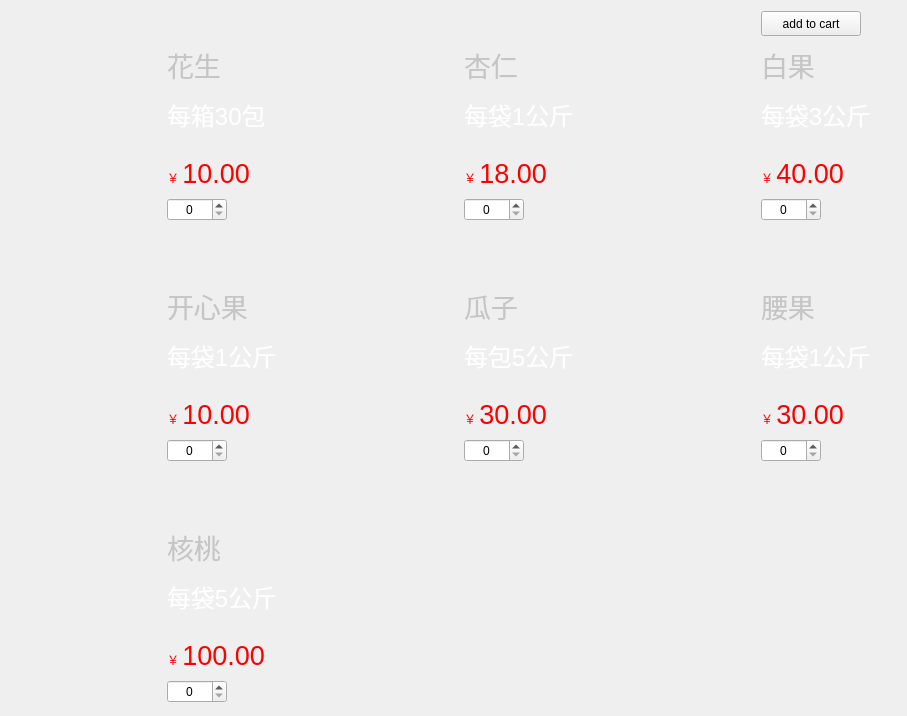
                         <widget class="QWidget" name="scrollAreaWidgetContents_12">
                          <property name="geometry">
                           <rect>
                            <x>0</x>
                            <y>0</y>
                            <width>903</width>
                            <height>716</height>
                           </rect>
                          </property>
                          <layout class="QGridLayout" name="gridLayout_14">
                           <item row="4" column="4">
                            <widget class="QLabel" name="label_202">
                             <property name="minimumSize">
                              <size>
                               <width>150</width>
                               <height>150</height>
                              </size>
                             </property>
                             <property name="maximumSize">
                              <size>
                               <width>150</width>
                               <height>150</height>
                              </size>
                             </property>
                             <property name="text">
                              <string/>
                             </property>
                             <property name="pixmap">
                              <pixmap resource="resources.qrc">:/images/images/images/70_腰果.png</pixmap>
                             </property>
                            </widget>
                           </item>
                           <item row="5" column="1">
                            <widget class="QSpinBox" name="spinkxg">
                             <property name="maximumSize">
                              <size>
                               <width>60</width>
                               <height>16777215</height>
                              </size>
                             </property>
                             <property name="styleSheet">
                              <string notr="true">QTimeEdit::up-button,QDoubleSpinBox::up-button,QSpinBox::up-button {subcontrol-origin:border;
    subcontrol-position:right;
	image: url(:/icons/images/icons/cil-plus.png);
    width: 12px;
    height: 20px;       
}
QTimeEdit::down-button,QDoubleSpinBox::down-button,QSpinBox::down-button {subcontrol-origin:border;
    subcontrol-position:left;
image: url(:/icons/images/icons/cil-minus.png);;
    width: 12px;
    height: 20px;
}
/*按钮按下样式*/
QTimeEdit::up-button:pressed,QDoubleSpinBox::up-button:pressed,QSpinBox::up-button:pressed{subcontrol-origin:border;
    subcontrol-position:right;
image: url(:/icons/images/icons/cil-plus.png);
    width: 12px;
    height: 20px;       
}
  
QTimeEdit::down-button:pressed,QDoubleSpinBox::down-button:pressed,QSpinBox::down-button:pressed,QSpinBox::down-button:pressed{
    subcontrol-position:left;
image: url(:/icons/images/icons/cil-minus.png);
    width: 12px;
    height: 20px;
}

</string>
                             </property>
                             <property name="alignment">
                              <set>Qt::AlignCenter</set>
                             </property>
                             <property name="maximum">
                              <number>60</number>
                             </property>
                            </widget>
                           </item>
                           <item row="7" column="0">
                            <widget class="QLabel" name="label_197">
                             <property name="minimumSize">
                              <size>
                               <width>150</width>
                               <height>150</height>
                              </size>
                             </property>
                             <property name="maximumSize">
                              <size>
                               <width>150</width>
                               <height>150</height>
                              </size>
                             </property>
                             <property name="text">
                              <string/>
                             </property>
                             <property name="pixmap">
                              <pixmap resource="resources.qrc">:/images/images/images/71_核桃.png</pixmap>
                             </property>
                            </widget>
                           </item>
                           <item row="2" column="3">
                            <widget class="QSpinBox" name="spinxr">
                             <property name="maximumSize">
                              <size>
                               <width>60</width>
                               <height>16777215</height>
                              </size>
                             </property>
                             <property name="styleSheet">
                              <string notr="true">QTimeEdit::up-button,QDoubleSpinBox::up-button,QSpinBox::up-button {subcontrol-origin:border;
    subcontrol-position:right;
	image: url(:/icons/images/icons/cil-plus.png);
    width: 12px;
    height: 20px;       
}
QTimeEdit::down-button,QDoubleSpinBox::down-button,QSpinBox::down-button {subcontrol-origin:border;
    subcontrol-position:left;
image: url(:/icons/images/icons/cil-minus.png);;
    width: 12px;
    height: 20px;
}
/*按钮按下样式*/
QTimeEdit::up-button:pressed,QDoubleSpinBox::up-button:pressed,QSpinBox::up-button:pressed{subcontrol-origin:border;
    subcontrol-position:right;
image: url(:/icons/images/icons/cil-plus.png);
    width: 12px;
    height: 20px;       
}
  
QTimeEdit::down-button:pressed,QDoubleSpinBox::down-button:pressed,QSpinBox::down-button:pressed,QSpinBox::down-button:pressed{
    subcontrol-position:left;
image: url(:/icons/images/icons/cil-minus.png);
    width: 12px;
    height: 20px;
}

</string>
                             </property>
                             <property name="alignment">
                              <set>Qt::AlignCenter</set>
                             </property>
                             <property name="maximum">
                              <number>40</number>
                             </property>
                            </widget>
                           </item>
                           <item row="7" column="1">
                            <widget class="QLabel" name="label_198">
                             <property name="minimumSize">
                              <size>
                               <width>135</width>
                               <height>0</height>
                              </size>
                             </property>
                             <property name="maximumSize">
                              <size>
                               <width>135</width>
                               <height>16777215</height>
                              </size>
                             </property>
                             <property name="text">
                              <string>&lt;html&gt;&lt;head/&gt;&lt;body&gt;&lt;p&gt;&lt;span style=&quot; font-size:20pt; color:#c5c5c5;&quot;&gt;核桃&lt;/span&gt;&lt;/p&gt;&lt;p&gt;&lt;span style=&quot; font-size:18pt; color:#ffffff;&quot;&gt;每袋5公斤&lt;/span&gt;&lt;br/&gt;&lt;/p&gt;&lt;p&gt;&lt;span style=&quot; color:#ff0000;&quot;&gt;￥ &lt;/span&gt;&lt;span style=&quot; font-size:20pt; color:#ff0000;&quot;&gt;100.00&lt;/span&gt;&lt;/p&gt;&lt;/body&gt;&lt;/html&gt;</string>
                             </property>
                            </widget>
                           </item>
                           <item row="1" column="1">
                            <widget class="QLabel" name="label_193">
                             <property name="minimumSize">
                              <size>
                               <width>135</width>
                               <height>0</height>
                              </size>
                             </property>
                             <property name="maximumSize">
                              <size>
                               <width>135</width>
                               <height>16777215</height>
                              </size>
                             </property>
                             <property name="text">
                              <string>&lt;html&gt;&lt;head/&gt;&lt;body&gt;&lt;p&gt;&lt;span style=&quot; font-size:20pt; color:#c5c5c5;&quot;&gt;花生&lt;/span&gt;&lt;/p&gt;&lt;p&gt;&lt;span style=&quot; font-size:18pt; color:#ffffff;&quot;&gt;每箱30包&lt;/span&gt;&lt;br/&gt;&lt;/p&gt;&lt;p&gt;&lt;span style=&quot; color:#ff0000;&quot;&gt;￥ &lt;/span&gt;&lt;span style=&quot; font-size:20pt; color:#ff0000;&quot;&gt;10.00&lt;/span&gt;&lt;/p&gt;&lt;/body&gt;&lt;/html&gt;</string>
                             </property>
                            </widget>
                           </item>
                           <item row="2" column="5">
                            <widget class="QSpinBox" name="spinbg_2">
                             <property name="maximumSize">
                              <size>
                               <width>60</width>
                               <height>16777215</height>
                              </size>
                             </property>
                             <property name="styleSheet">
                              <string notr="true">QTimeEdit::up-button,QDoubleSpinBox::up-button,QSpinBox::up-button {subcontrol-origin:border;
    subcontrol-position:right;
	image: url(:/icons/images/icons/cil-plus.png);
    width: 12px;
    height: 20px;       
}
QTimeEdit::down-button,QDoubleSpinBox::down-button,QSpinBox::down-button {subcontrol-origin:border;
    subcontrol-position:left;
image: url(:/icons/images/icons/cil-minus.png);;
    width: 12px;
    height: 20px;
}
/*按钮按下样式*/
QTimeEdit::up-button:pressed,QDoubleSpinBox::up-button:pressed,QSpinBox::up-button:pressed{subcontrol-origin:border;
    subcontrol-position:right;
image: url(:/icons/images/icons/cil-plus.png);
    width: 12px;
    height: 20px;       
}
  
QTimeEdit::down-button:pressed,QDoubleSpinBox::down-button:pressed,QSpinBox::down-button:pressed,QSpinBox::down-button:pressed{
    subcontrol-position:left;
image: url(:/icons/images/icons/cil-minus.png);
    width: 12px;
    height: 20px;
}

</string>
                             </property>
                             <property name="alignment">
                              <set>Qt::AlignCenter</set>
                             </property>
                             <property name="maximum">
                              <number>50</number>
                             </property>
                            </widget>
                           </item>
                           <item row="5" column="3">
                            <widget class="QSpinBox" name="spingz">
                             <property name="maximumSize">
                              <size>
                               <width>60</width>
                               <height>16777215</height>
                              </size>
                             </property>
                             <property name="styleSheet">
                              <string notr="true">QTimeEdit::up-button,QDoubleSpinBox::up-button,QSpinBox::up-button {subcontrol-origin:border;
    subcontrol-position:right;
	image: url(:/icons/images/icons/cil-plus.png);
    width: 12px;
    height: 20px;       
}
QTimeEdit::down-button,QDoubleSpinBox::down-button,QSpinBox::down-button {subcontrol-origin:border;
    subcontrol-position:left;
image: url(:/icons/images/icons/cil-minus.png);;
    width: 12px;
    height: 20px;
}
/*按钮按下样式*/
QTimeEdit::up-button:pressed,QDoubleSpinBox::up-button:pressed,QSpinBox::up-button:pressed{subcontrol-origin:border;
    subcontrol-position:right;
image: url(:/icons/images/icons/cil-plus.png);
    width: 12px;
    height: 20px;       
}
  
QTimeEdit::down-button:pressed,QDoubleSpinBox::down-button:pressed,QSpinBox::down-button:pressed,QSpinBox::down-button:pressed{
    subcontrol-position:left;
image: url(:/icons/images/icons/cil-minus.png);
    width: 12px;
    height: 20px;
}

</string>
                             </property>
                             <property name="alignment">
                              <set>Qt::AlignCenter</set>
                             </property>
                             <property name="maximum">
                              <number>80</number>
                             </property>
                            </widget>
                           </item>
                           <item row="1" column="5">
                            <widget class="QLabel" name="label_203">
                             <property name="minimumSize">
                              <size>
                               <width>135</width>
                               <height>0</height>
                              </size>
                             </property>
                             <property name="maximumSize">
                              <size>
                               <width>135</width>
                               <height>16777215</height>
                              </size>
                             </property>
                             <property name="text">
                              <string>&lt;html&gt;&lt;head/&gt;&lt;body&gt;&lt;p&gt;&lt;span style=&quot; font-size:20pt; color:#c5c5c5;&quot;&gt;白果&lt;/span&gt;&lt;/p&gt;&lt;p&gt;&lt;span style=&quot; font-size:18pt; color:#ffffff;&quot;&gt;每袋3公斤&lt;/span&gt;&lt;br/&gt;&lt;/p&gt;&lt;p&gt;&lt;span style=&quot; color:#ff0000;&quot;&gt;￥ &lt;/span&gt;&lt;span style=&quot; font-size:20pt; color:#ff0000;&quot;&gt;40.00&lt;/span&gt;&lt;/p&gt;&lt;/body&gt;&lt;/html&gt;</string>
                             </property>
                            </widget>
                           </item>
                           <item row="3" column="1">
                            <widget class="QLabel" name="label_205">
                             <property name="minimumSize">
                              <size>
                               <width>0</width>
                               <height>50</height>
                              </size>
                             </property>
                             <property name="maximumSize">
                              <size>
                               <width>16777215</width>
                               <height>50</height>
                              </size>
                             </property>
                             <property name="text">
                              <string/>
                             </property>
                            </widget>
                           </item>
                           <item row="1" column="3">
                            <widget class="QLabel" name="label_200">
                             <property name="minimumSize">
                              <size>
                               <width>135</width>
                               <height>0</height>
                              </size>
                             </property>
                             <property name="maximumSize">
                              <size>
                               <width>135</width>
                               <height>16777215</height>
                              </size>
                             </property>
                             <property name="text">
                              <string>&lt;html&gt;&lt;head/&gt;&lt;body&gt;&lt;p&gt;&lt;span style=&quot; font-size:20pt; color:#c5c5c5;&quot;&gt;杏仁&lt;/span&gt;&lt;/p&gt;&lt;p&gt;&lt;span style=&quot; font-size:18pt; color:#ffffff;&quot;&gt;每袋1公斤&lt;/span&gt;&lt;br/&gt;&lt;/p&gt;&lt;p&gt;&lt;span style=&quot; color:#ff0000;&quot;&gt;￥ &lt;/span&gt;&lt;span style=&quot; font-size:20pt; color:#ff0000;&quot;&gt;18.00&lt;/span&gt;&lt;/p&gt;&lt;/body&gt;&lt;/html&gt;</string>
                             </property>
                            </widget>
                           </item>
                           <item row="1" column="0">
                            <widget class="QLabel" name="label_191">
                             <property name="minimumSize">
                              <size>
                               <width>150</width>
                               <height>150</height>
                              </size>
                             </property>
                             <property name="maximumSize">
                              <size>
                               <width>150</width>
                               <height>150</height>
                              </size>
                             </property>
                             <property name="text">
                              <string/>
                             </property>
                             <property name="pixmap">
                              <pixmap resource="resources.qrc">:/images/images/images/21_花生.png</pixmap>
                             </property>
                            </widget>
                           </item>
                           <item row="4" column="3">
                            <widget class="QLabel" name="label_199">
                             <property name="minimumSize">
                              <size>
                               <width>135</width>
                               <height>0</height>
                              </size>
                             </property>
                             <property name="maximumSize">
                              <size>
                               <width>135</width>
                               <height>16777215</height>
                              </size>
                             </property>
                             <property name="text">
                              <string>&lt;html&gt;&lt;head/&gt;&lt;body&gt;&lt;p&gt;&lt;span style=&quot; font-size:20pt; color:#c5c5c5;&quot;&gt;瓜子&lt;/span&gt;&lt;/p&gt;&lt;p&gt;&lt;span style=&quot; font-size:18pt; color:#ffffff;&quot;&gt;每包5公斤&lt;/span&gt;&lt;br/&gt;&lt;/p&gt;&lt;p&gt;&lt;span style=&quot; color:#ff0000;&quot;&gt;￥ &lt;/span&gt;&lt;span style=&quot; font-size:20pt; color:#ff0000;&quot;&gt;30.00&lt;/span&gt;&lt;/p&gt;&lt;/body&gt;&lt;/html&gt;</string>
                             </property>
                            </widget>
                           </item>
                           <item row="6" column="1">
                            <widget class="QLabel" name="label_206">
                             <property name="minimumSize">
                              <size>
                               <width>0</width>
                               <height>50</height>
                              </size>
                             </property>
                             <property name="maximumSize">
                              <size>
                               <width>16777215</width>
                               <height>50</height>
                              </size>
                             </property>
                             <property name="text">
                              <string/>
                             </property>
                            </widget>
                           </item>
                           <item row="4" column="5">
                            <widget class="QLabel" name="label_204">
                             <property name="minimumSize">
                              <size>
                               <width>135</width>
                               <height>0</height>
                              </size>
                             </property>
                             <property name="maximumSize">
                              <size>
                               <width>135</width>
                               <height>16777215</height>
                              </size>
                             </property>
                             <property name="text">
                              <string>&lt;html&gt;&lt;head/&gt;&lt;body&gt;&lt;p&gt;&lt;span style=&quot; font-size:20pt; color:#c5c5c5;&quot;&gt;腰果&lt;/span&gt;&lt;/p&gt;&lt;p&gt;&lt;span style=&quot; font-size:18pt; color:#ffffff;&quot;&gt;每袋1公斤&lt;/span&gt;&lt;br/&gt;&lt;/p&gt;&lt;p&gt;&lt;span style=&quot; color:#ff0000;&quot;&gt;￥ &lt;/span&gt;&lt;span style=&quot; font-size:20pt; color:#ff0000;&quot;&gt;30.00&lt;/span&gt;&lt;/p&gt;&lt;/body&gt;&lt;/html&gt;</string>
                             </property>
                            </widget>
                           </item>
                           <item row="4" column="0">
                            <widget class="QLabel" name="label_192">
                             <property name="minimumSize">
                              <size>
                               <width>150</width>
                               <height>150</height>
                              </size>
                             </property>
                             <property name="maximumSize">
                              <size>
                               <width>150</width>
                               <height>150</height>
                              </size>
                             </property>
                             <property name="text">
                              <string/>
                             </property>
                             <property name="pixmap">
                              <pixmap resource="resources.qrc">:/images/images/images/68_开心果.png</pixmap>
                             </property>
                            </widget>
                           </item>
                           <item row="4" column="2">
                            <widget class="QLabel" name="label_196">
                             <property name="minimumSize">
                              <size>
                               <width>150</width>
                               <height>150</height>
                              </size>
                             </property>
                             <property name="maximumSize">
                              <size>
                               <width>150</width>
                               <height>150</height>
                              </size>
                             </property>
                             <property name="text">
                              <string/>
                             </property>
                             <property name="pixmap">
                              <pixmap resource="resources.qrc">:/images/images/images/69_瓜子.png</pixmap>
                             </property>
                            </widget>
                           </item>
                           <item row="1" column="4">
                            <widget class="QLabel" name="label_201">
                             <property name="minimumSize">
                              <size>
                               <width>150</width>
                               <height>150</height>
                              </size>
                             </property>
                             <property name="maximumSize">
                              <size>
                               <width>150</width>
                               <height>150</height>
                              </size>
                             </property>
                             <property name="text">
                              <string/>
                             </property>
                             <property name="pixmap">
                              <pixmap resource="resources.qrc">:/images/images/images/67_白果.png</pixmap>
                             </property>
                            </widget>
                           </item>
                           <item row="1" column="2">
                            <widget class="QLabel" name="label_195">
                             <property name="minimumSize">
                              <size>
                               <width>150</width>
                               <height>150</height>
                              </size>
                             </property>
                             <property name="maximumSize">
                              <size>
                               <width>150</width>
                               <height>150</height>
                              </size>
                             </property>
                             <property name="text">
                              <string/>
                             </property>
                             <property name="pixmap">
                              <pixmap resource="resources.qrc">:/images/images/images/66_杏仁.png</pixmap>
                             </property>
                            </widget>
                           </item>
                           <item row="8" column="1">
                            <widget class="QSpinBox" name="spinht">
                             <property name="maximumSize">
                              <size>
                               <width>60</width>
                               <height>16777215</height>
                              </size>
                             </property>
                             <property name="styleSheet">
                              <string notr="true">QTimeEdit::up-button,QDoubleSpinBox::up-button,QSpinBox::up-button {subcontrol-origin:border;
    subcontrol-position:right;
	image: url(:/icons/images/icons/cil-plus.png);
    width: 12px;
    height: 20px;       
}
QTimeEdit::down-button,QDoubleSpinBox::down-button,QSpinBox::down-button {subcontrol-origin:border;
    subcontrol-position:left;
image: url(:/icons/images/icons/cil-minus.png);;
    width: 12px;
    height: 20px;
}
/*按钮按下样式*/
QTimeEdit::up-button:pressed,QDoubleSpinBox::up-button:pressed,QSpinBox::up-button:pressed{subcontrol-origin:border;
    subcontrol-position:right;
image: url(:/icons/images/icons/cil-plus.png);
    width: 12px;
    height: 20px;       
}
  
QTimeEdit::down-button:pressed,QDoubleSpinBox::down-button:pressed,QSpinBox::down-button:pressed,QSpinBox::down-button:pressed{
    subcontrol-position:left;
image: url(:/icons/images/icons/cil-minus.png);
    width: 12px;
    height: 20px;
}

</string>
                             </property>
                             <property name="alignment">
                              <set>Qt::AlignCenter</set>
                             </property>
                             <property name="maximum">
                              <number>20</number>
                             </property>
                            </widget>
                           </item>
                           <item row="2" column="1">
                            <widget class="QSpinBox" name="spinhs_2">
                             <property name="maximumSize">
                              <size>
                               <width>60</width>
                               <height>16777215</height>
                              </size>
                             </property>
                             <property name="styleSheet">
                              <string notr="true">QTimeEdit::up-button,QDoubleSpinBox::up-button,QSpinBox::up-button {subcontrol-origin:border;
    subcontrol-position:right;
	image: url(:/icons/images/icons/cil-plus.png);
    width: 12px;
    height: 20px;       
}
QTimeEdit::down-button,QDoubleSpinBox::down-button,QSpinBox::down-button {subcontrol-origin:border;
    subcontrol-position:left;
image: url(:/icons/images/icons/cil-minus.png);;
    width: 12px;
    height: 20px;
}
/*按钮按下样式*/
QTimeEdit::up-button:pressed,QDoubleSpinBox::up-button:pressed,QSpinBox::up-button:pressed{subcontrol-origin:border;
    subcontrol-position:right;
image: url(:/icons/images/icons/cil-plus.png);
    width: 12px;
    height: 20px;       
}
  
QTimeEdit::down-button:pressed,QDoubleSpinBox::down-button:pressed,QSpinBox::down-button:pressed,QSpinBox::down-button:pressed{
    subcontrol-position:left;
image: url(:/icons/images/icons/cil-minus.png);
    width: 12px;
    height: 20px;
}

</string>
                             </property>
                             <property name="alignment">
                              <set>Qt::AlignCenter</set>
                             </property>
                             <property name="maximum">
                              <number>3</number>
                             </property>
                            </widget>
                           </item>
                           <item row="5" column="5">
                            <widget class="QSpinBox" name="spinyg">
                             <property name="maximumSize">
                              <size>
                               <width>60</width>
                               <height>16777215</height>
                              </size>
                             </property>
                             <property name="styleSheet">
                              <string notr="true">QTimeEdit::up-button,QDoubleSpinBox::up-button,QSpinBox::up-button {subcontrol-origin:border;
    subcontrol-position:right;
	image: url(:/icons/images/icons/cil-plus.png);
    width: 12px;
    height: 20px;       
}
QTimeEdit::down-button,QDoubleSpinBox::down-button,QSpinBox::down-button {subcontrol-origin:border;
    subcontrol-position:left;
image: url(:/icons/images/icons/cil-minus.png);;
    width: 12px;
    height: 20px;
}
/*按钮按下样式*/
QTimeEdit::up-button:pressed,QDoubleSpinBox::up-button:pressed,QSpinBox::up-button:pressed{subcontrol-origin:border;
    subcontrol-position:right;
image: url(:/icons/images/icons/cil-plus.png);
    width: 12px;
    height: 20px;       
}
  
QTimeEdit::down-button:pressed,QDoubleSpinBox::down-button:pressed,QSpinBox::down-button:pressed,QSpinBox::down-button:pressed{
    subcontrol-position:left;
image: url(:/icons/images/icons/cil-minus.png);
    width: 12px;
    height: 20px;
}

</string>
                             </property>
                             <property name="alignment">
                              <set>Qt::AlignCenter</set>
                             </property>
                             <property name="maximum">
                              <number>70</number>
                             </property>
                            </widget>
                           </item>
                           <item row="4" column="1">
                            <widget class="QLabel" name="label_194">
                             <property name="minimumSize">
                              <size>
                               <width>135</width>
                               <height>0</height>
                              </size>
                             </property>
                             <property name="maximumSize">
                              <size>
                               <width>135</width>
                               <height>16777215</height>
                              </size>
                             </property>
                             <property name="text">
                              <string>&lt;html&gt;&lt;head/&gt;&lt;body&gt;&lt;p&gt;&lt;span style=&quot; font-size:20pt; color:#c5c5c5;&quot;&gt;开心果&lt;/span&gt;&lt;/p&gt;&lt;p&gt;&lt;span style=&quot; font-size:18pt; color:#ffffff;&quot;&gt;每袋1公斤&lt;/span&gt;&lt;br/&gt;&lt;/p&gt;&lt;p&gt;&lt;span style=&quot; color:#ff0000;&quot;&gt;￥ &lt;/span&gt;&lt;span style=&quot; font-size:20pt; color:#ff0000;&quot;&gt;10.00&lt;/span&gt;&lt;/p&gt;&lt;/body&gt;&lt;/html&gt;</string>
                             </property>
                            </widget>
                           </item>
                           <item row="0" column="5">
                            <widget class="QPushButton" name="btn_tzp">
                             <property name="minimumSize">
                              <size>
                               <width>100</width>
                               <height>25</height>
                              </size>
                             </property>
                             <property name="maximumSize">
                              <size>
                               <width>100</width>
                               <height>25</height>
                              </size>
                             </property>
                             <property name="styleSheet">
                              <string notr="true">QPushButton:hover {
background-color: rgb(155, 155, 155);
font: 12pt &quot;Times New Roman&quot;;
border-color: rgb(255, 255, 255);
}
QPushButton:pressed {
font: 12pt &quot;Times New Roman&quot;;
border-color: rgb(255, 255, 255);
background-color: rgb(180, 180, 180);
}
QPushButton{
font: 12pt &quot;Times New Roman&quot;;
border-color: rgb(255, 255, 255);
}
</string>
                             </property>
                             <property name="text">
                              <string>add to cart</string>
                             </property>
                            </widget>
                           </item>
                          </layout>
                         </widget>
